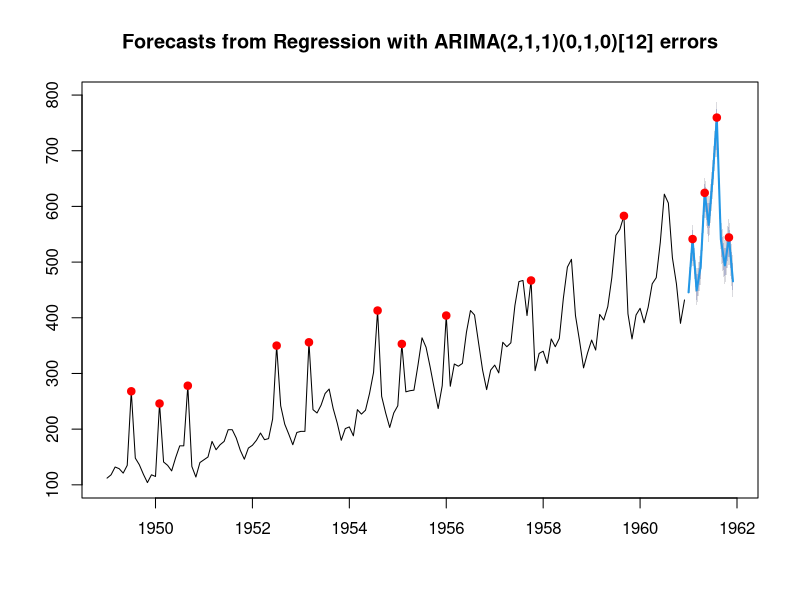

R code for this plot:
library(forecast)
AirPassengers # a built-in dataset
#      Jan Feb Mar Apr May Jun Jul Aug Sep Oct Nov Dec
# 1949 112 118 132 129 121 135 148 148 136 119 104 118
# 1950 115 126 141 135 125 149 170 170 158 133 114 140
# 1951 145 150 178 163 172 178 199 199 184 162 146 166
# 1952 171 180 193 181 183 218 230 242 209 191 172 194
# 1953 196 196 236 235 229 243 264 272 237 211 180 201
# 1954 204 188 235 227 234 264 302 293 259 229 203 229
# 1955 242 233 267 269 270 315 364 347 312 274 237 278
# 1956 284 277 317 313 318 374 413 405 355 306 271 306
# 1957 315 301 356 348 355 422 465 467 404 347 305 336
# 1958 340 318 362 348 363 435 491 505 404 359 310 337
# 1959 360 342 406 396 420 472 548 559 463 407 362 405
# 1960 417 391 419 461 472 535 622 606 508 461 390 432

set.seed(1) # for reproducibility
promos <- rep(0,length(AirPassengers))
promos[sample(seq_along(AirPassengers),10)] <- 1
promos.future <- c(0,1,0,0,1,0,0,1,0,0,1,0)
AP.with.promos <- AirPassengers
AP.with.promos[promos==1] <- AP.with.promos[promos==1]+120

model <- auto.arima(AP.with.promos,xreg=promos)
summary(model) # examine the model - you'll see the estimated promo coefficient
# Series: AP.with.promos 
# ARIMA(0,1,1)(0,1,0)[12]                    

# Coefficients:
#           ma1    promos
#       -0.3099  122.2599install.packages('prophet')
# s.e.   0.0947    2.2999

# sigma^2 estimated as 151.2:  log likelihood=-457.4
# AIC=920.79   AICc=920.98   BIC=929.42

# Training set error measures:
#                     ME     RMSE     MAE        MPE     MAPE      MASE         ACF1
# Training set 0.2682805 11.12974 8.24397 0.06139784 2.867274 0.1860814 0.0008326436

fcast <- forecast(model,xreg=promos.future,h=length(promos.future))
fcast
#          Point Forecast    Lo 80    Hi 80    Lo 95    Hi 95
# Jan 1961       447.1516 431.3951 462.9081 423.0542 471.2490
# Feb 1961       543.4115 524.2670 562.5559 514.1326 572.6904
# Mar 1961       449.1516 427.1345 471.1687 415.4793 482.8239
# Apr 1961       491.1516 466.5956 515.7076 453.5964 528.7068
# May 1961       624.4115 597.5556 651.2674 583.3389 665.4841
# Jun 1961       565.1516 536.1777 594.1255 520.8399 609.4633
# Jul 1961       652.1516 621.2044 683.0988 604.8220 699.4812
# Aug 1961       758.4115 725.6095 791.2135 708.2452 808.5778
# Sep 1961       538.1516 503.5942 572.7090 485.3006 591.0026
# Oct 1961       491.1516 454.9237 527.3795 435.7459 546.5573
# Nov 1961       542.4115 504.5869 580.2361 484.5637 600.2593
# Dec 1961       462.1516 422.7950 501.5082 401.9608 522.3424
promos.ts <- ts(c(AP.with.promos,fcast$mean),
                start=start(AirPassengers),frequency=frequency(AirPassengers))
promos.ts[c(promos,promos.future)==0] <- NA

plot(fcast)
points(promos.ts,pch=19,col="red")
